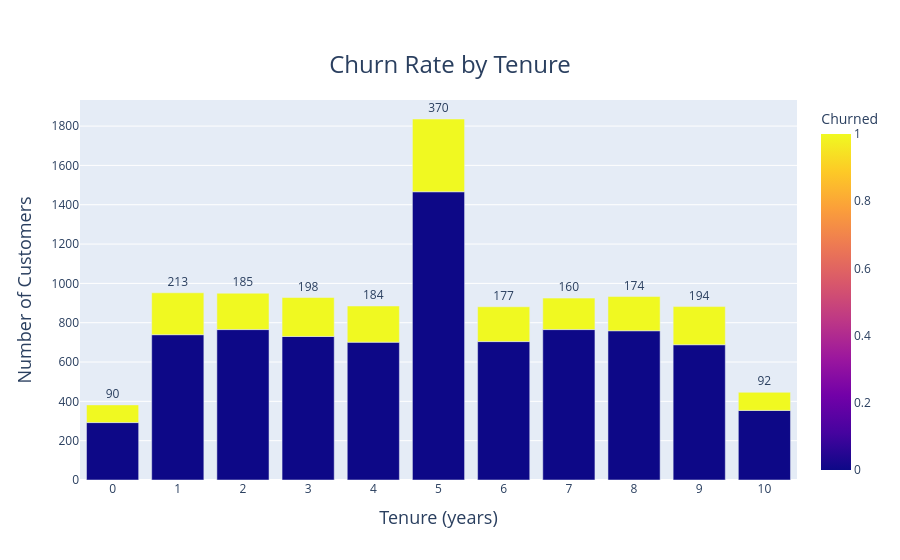

The code cell stored with this chart in its notebook:
### Code cell
fig = px.bar(
    tenure_churn_counts,
    x='Tenure',
    y='Count',
    color='Churned',
    barmode='group',
    title='Churn Rate by Tenure',
    labels={'Tenure': 'Tenure (years)', 'Count': 'Number of Customers', 'Churned': 'Churned'},
    text='Count'
)

# Customize the title and axis labels
fig.update_layout(
    title={
        'text': "Churn Rate by Tenure",
        'y': 0.9,
        'x': 0.5,
        'xanchor': 'center',
        'yanchor': 'top',
        'font': {'size': 24}  # Adjust the font size of the title
    },
    xaxis_title={
        'text': 'Tenure (years)',
        'font': {'size': 18}  # Adjust the x-axis title font size
    },
    yaxis_title={
        'text': 'Number of Customers',
        'font': {'size': 18}  # Adjust the y-axis title font size
    }
)
# Adjust the text position for better readability
fig.update_traces(texttemplate='%{text}', textposition='outside')

# Set the x-axis ticks to display every tenure value
tenure_range = list(range(int(tenure_churn_counts['Tenure'].min()), int(tenure_churn_counts['Tenure'].max()) + 1))
fig.update_xaxes(tickvals=tenure_range)

fig.show()

### Figure 1 — Plotly figure (JSON) as saved in the notebook; plotly's stock layout.template omitted (floating-point values rounded to 4 significant figures)
{"data": [{"alignmentgroup": "True", "hovertemplate": "Tenure (years)=%{x}<br>Number of Customers=%{text}<br>Churned=%{marker.color}<extra></extra>", "legendgroup": "", "marker": {"color": [0, 1, 0, 1, 0, 1, 0, 1, 0, 1, 0, 1, 0, 1, 0, 1, 0, 1, 0, 1, 0, 1], "coloraxis": "coloraxis", "pattern": {"shape": ""}}, "name": "", "offsetgroup": "", "orientation": "v", "showlegend": false, "text": [292, 90, 739, 213, 765, 185, 730, 198, 701, 184, 1466, 370, 704, 177, 765, 160, 759, 174, 688, 194, 354, 92], "textposition": "outside", "texttemplate": "%{text}", "type": "bar", "x": [0, 0, 1, 1, 2, 2, 3, 3, 4, 4, 5, 5, 6, 6, 7, 7, 8, 8, 9, 9, 10, 10], "xaxis": "x", "y": [292, 90, 739, 213, 765, 185, 730, 198, 701, 184, 1466, 370, 704, 177, 765, 160, 759, 174, 688, 194, 354, 92], "yaxis": "y"}], "layout": {"autosize": true, "barmode": "group", "coloraxis": {"colorbar": {"title": {"text": "Churned"}}, "colorscale": [[0, "#0d0887"], [0.1111, "#46039f"], [0.2222, "#7201a8"], [0.3333, "#9c179e"], [0.4444, "#bd3786"], [0.5556, "#d8576b"], [0.6667, "#ed7953"], [0.7778, "#fb9f3a"], [0.8889, "#fdca26"], [1, "#f0f921"]]}, "legend": {"tracegroupgap": 0}, "title": {"font": {"size": 24}, "text": "Churn Rate by Tenure", "x": 0.5, "xanchor": "center", "y": 0.9, "yanchor": "top"}, "xaxis": {"anchor": "y", "autorange": true, "domain": [0, 1], "range": [-0.5, 10.5], "tickvals": [0, 1, 2, 3, 4, 5, 6, 7, 8, 9, 10], "title": {"font": {"size": 18}, "text": "Tenure (years)"}, "type": "linear"}, "yaxis": {"anchor": "x", "autorange": true, "domain": [0, 1], "range": [0, 1933.0], "title": {"font": {"size": 18}, "text": "Number of Customers"}, "type": "linear"}}}
